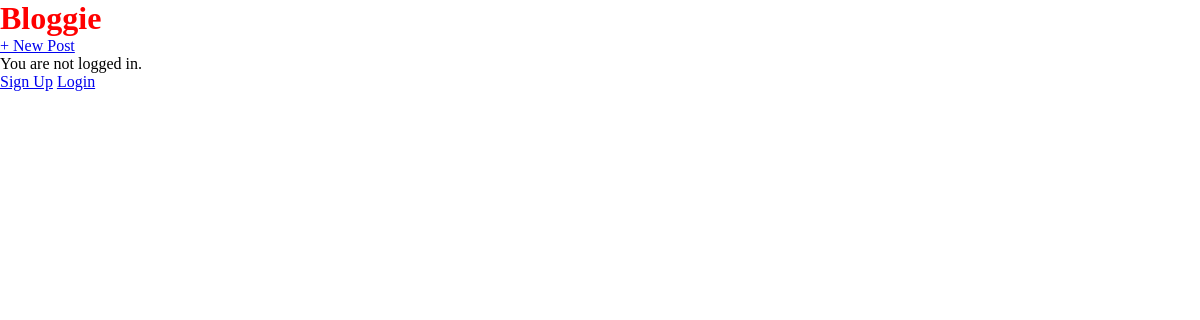
/, run on an earlier commit of the app's database.
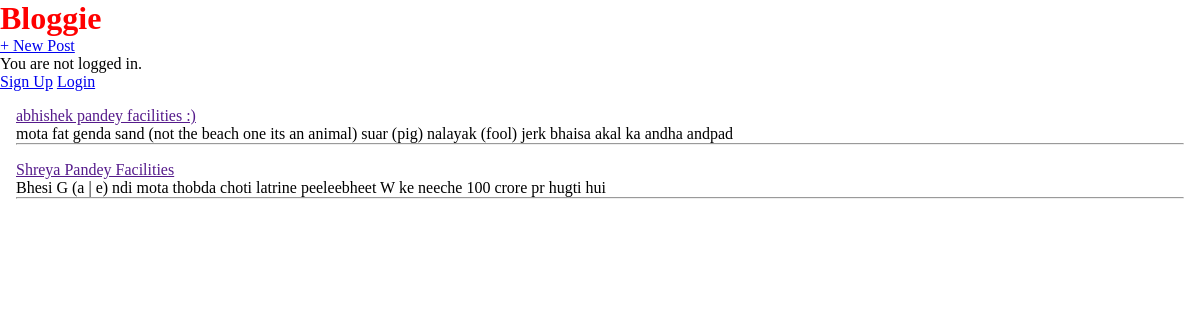
And on a later commit of the database.
### blog/models.py (models this page shows, shortened)
class Post(models.Model):
    title = models.CharField(max_length=200)
    author = models.ForeignKey(
        'auth.User',
        on_delete=models.CASCADE
    )
    text = models.TextField()

### blog/views.py (the view)
# urls.py: path('', HomePageView.as_view(), name='home'),
class HomePageView(ListView):
    model = Post
    template_name = 'index.html'
    context_object_name = 'all_posts'

### templates/index.html
{% extends 'base.html' %}
{% block content %}
    {% for post in all_posts %}
    <div class="post-content">
        <a href="">{{ post.title }}</a>
        <p>{{ post.text }}</p>
        <hr>
    </div>
    {% endfor %}
{% endblock %}

What changed in the data, as far as the page shows it:
added Post: title "abhishek pandey facilities :)", text "mota fat genda sand (not the beach one its an animal) suar (pig) nalayak (fool) jerk bhaisa akal ka andha andpad"
added Post: title "Shreya Pandey Facilities", text "Bhesi G (a | e) ndi mota thobda choti latrine peeleebheet W ke neeche 100 crore pr hugti hui"
